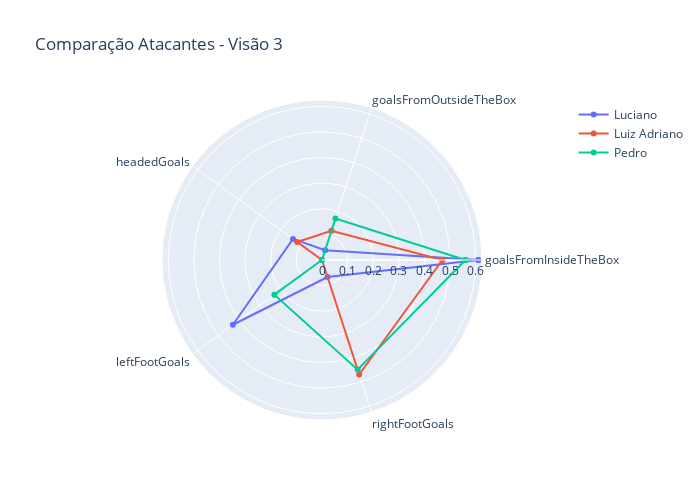

Source (notebook cell):
### Code cell
categories = labelsat3[1:]
categories = [*categories, categories[0]]

players = df_at2_vw3.values.tolist()

player_1 = players[0][1:]
player_1 = [*player_1, player_1[0]]
player_2 = players[1][1:]
player_2 = [*player_2, player_2[0]]
player_3 = players[2][1:]
player_3 = [*player_3, player_3[0]]

fig = go.Figure(
    data = [ go.Scatterpolar(r=player_1, theta = categories, name = players[0][0]),
             go.Scatterpolar(r=player_2, theta = categories, name = players[1][0]),
             go.Scatterpolar(r=player_3, theta = categories, name = players[2][0])],
    layout = go.Layout(
    autosize = False,
    width = 700,
    height = 500,
    title=go.layout.Title(text = 'Comparação Atacantes - Visão 3'),
    polar = {'radialaxis':{'visible':True}},
    showlegend = True)
)

pyo.iplot(fig)

### Figure 1 — Plotly figure (JSON) as saved in the notebook; plotly's stock layout.template omitted (floating-point values rounded to 4 significant figures)
{"data": [{"name": "Luciano", "r": [0.61, 0.04, 0.14, 0.43, 0.07, 0.61], "theta": ["goalsFromInsideTheBox", "goalsFromOutsideTheBox", "headedGoals", "leftFootGoals", "rightFootGoals", "goalsFromInsideTheBox"], "type": "scatterpolar"}, {"name": "Luiz Adriano", "r": [0.47, 0.12, 0.12, 0, 0.47, 0.47], "theta": ["goalsFromInsideTheBox", "goalsFromOutsideTheBox", "headedGoals", "leftFootGoals", "rightFootGoals", "goalsFromInsideTheBox"], "type": "scatterpolar"}, {"name": "Pedro", "r": [0.56, 0.17, 0, 0.23, 0.45, 0.56], "theta": ["goalsFromInsideTheBox", "goalsFromOutsideTheBox", "headedGoals", "leftFootGoals", "rightFootGoals", "goalsFromInsideTheBox"], "type": "scatterpolar"}], "layout": {"autosize": false, "height": 500, "polar": {"radialaxis": {"visible": true}}, "showlegend": true, "title": {"text": "Comparação Atacantes - Visão 3"}, "width": 700}}
